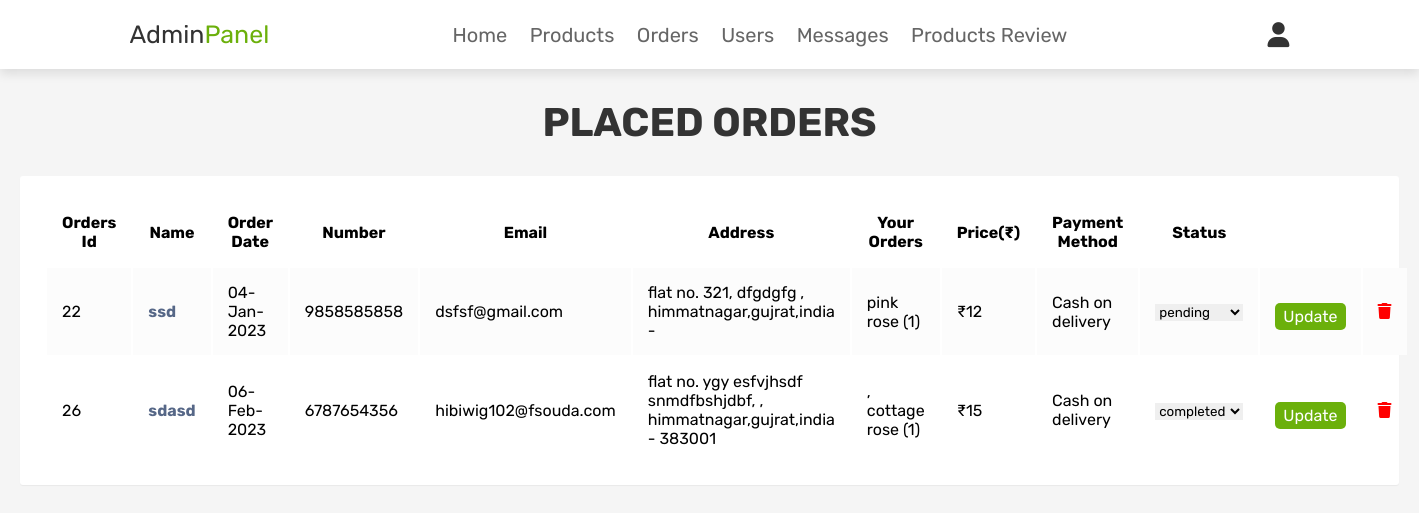
The page /admin_orders.php (signed in) on the database its author committed.
### tables this page shows
CREATE TABLE `tbl_orders` (
  `id` int(100) NOT NULL,
  `user_id` int(100) NOT NULL,
  `name` varchar(100) NOT NULL,
  `number` varchar(12) NOT NULL,
  `email` varchar(100) NOT NULL,
  `method` varchar(50) NOT NULL DEFAULT 'Cash on delivery',
  `address` varchar(500) NOT NULL,
  `total_products` varchar(1000) NOT NULL,
  `total_price` int(100) NOT NULL,
  `placed_on` varchar(50) NOT NULL,
  `payment_status` varchar(20) NOT NULL DEFAULT 'pending'
);

### admin_orders.php (the view, shortened to what this page needs)
<?php
@include 'config.php';
?>
<!DOCTYPE html>
<html lang="en">
<head>
   <link rel="stylesheet" href="https://cdnjs.cloudflare.com/ajax/libs/font-awesome/6.0.0/css/all.min.css">
   <link rel="stylesheet" href="css/admin_style.css">
</head>
<body>
   <?php @include 'admin_header.php'; ?>
   <section class="placed-orders">
      <h1 class="title">placed orders</h1>
      <div class="container-xl">
         <div class="table-responsive">
            <div class="table-wrapper">
               <table class="table table-striped table-hover">
                  <thead>
                     <tr>
                        <th>Orders Id</th>
                        <th>Name</th>
                        <th>Order Date</th>
                        <th>Number</th>
                        <th>Email</th>
                        <th>Address</th>
                        <th>Your Orders</th>
                        <th>Price(₹)</th>
                        <th>Payment Method</th>
                        <th>Status</th>
                     </tr>
                  </thead>
                  <tbody>
                     <?php
                     $select_orders = mysqli_query($conn, "SELECT * FROM tbl_orders ORDER BY payment_status = 'completed'") or die('query failed');
                     if (mysqli_num_rows($select_orders) > 0) {
                        while ($fetch_orders = mysqli_fetch_assoc($select_orders)) {
                     ?>
                           <tr>
                              <td><?php echo $fetch_orders['id']; ?></td>
                              <td><a><?php echo $fetch_orders['name']; ?></a></td>
                              <td><?php echo $fetch_orders['placed_on']; ?></td>
                              <td><?php echo $fetch_orders['number']; ?></td>
                              <td><?php echo $fetch_orders['email']; ?></td>
                              <td><?php echo $fetch_orders['address']; ?></td>
                              <td><?php echo $fetch_orders['total_products']; ?></td>
                              <td>₹<?php echo $fetch_orders['total_price']; ?></td>
                              <td><?php echo $fetch_orders['method']; ?></td>
                              <form action="" method="post">
                                 <td> <select name="update_payment">
                                       <option disabled selected><?php echo $fetch_orders['payment_status']; ?></option>
                                    </select></td>
                                 <td><input type="submit" name="update_order" value="update" class="option-btn" style="padding: 4px 8px;"></td>
                                 <td><a href="admin_orders.php?delete=<?php echo $fetch_orders['id']; ?>" onclick="return confirm('delete this order?');"><i class="fa fa-trash" style="color: red;" aria-hidden="true"></a></td>
                              </form>
                           </tr>
                     <?php
                        }
                     } else {
                        echo '<p class="empty">No Orders Placed Yet!</p>';
                     }
                     ?>
                  </tbody>
               </table>
            </div>
         </div>
      </div>
   </section>
</body>
</html>

### admin_style.css (style rules this page uses)
:root { --monsteradeliciosa: #6bb00b; --red: #ff1900; --black: #333; --white: #fff; --light-color: #666; --light-white: #ccc; --light-bg: #f5f5f5; --border: .2rem solid var(--black); --box-shadow: 0 .5rem 1rem rgba(0, 0, 0, .1); }
* { font-family: 'Rubik', sans-serif; margin: 0; padding: 0; box-sizing: border-box; outline: none; border: none; text-decoration: none; transition: all .2s linear; }
html { font-size: 62.5%; overflow-x: hidden; scroll-behavior: smooth; scroll-padding-top: 6.5rem; }
body { background: var(--light-bg); }
section { padding: 3rem 2rem; }
.title { text-align: center; margin-bottom: 2rem; color: var(--black); text-transform: uppercase; font-size: 4rem; }
.btn, .delete-btn, .option-btn { display: inline-block; border-radius: .5rem; margin-top: 1rem; font-size: 16px; color: var(--white); cursor: pointer; padding: 1rem 3rem; text-transform: capitalize; }
.option-btn { background-color: var(--monsteradeliciosa); }
:root { --main-color1: #eb4d4b; --text-color: #131e2c; }
.table-responsive { margin: 30px 0; }
.table-wrapper { min-width: 1000px; background: #fff; padding: 20px 25px; border-radius: 3px; box-shadow: 0 1px 1px rgba(0, 0, 0, .05); }
table.table tr th, table.table tr td { border-color: #e9e9e9; padding: 15px 15px; vertical-align: middle; font-size: medium; }
table.table tr th:last-child { width: 80px; }
table.table-striped tbody tr:nth-of-type(odd) { background-color: #fcfcfc; }
table.table td a { font-weight: bold; color: #566787; display: inline-block; text-decoration: none; }

### rows shown on the page
tbl_orders: id "22", name "ssd", placed_on "04-Jan-2023", number "9858585858", email "dsfsf@gmail.com", address "flat no. 321, dfgdgfg , himmatnagar,gujrat,india -", total_products "pink rose (1)", total_price "12", method "Cash on delivery", update_payment "pending"
tbl_orders: id "26", name "sdasd", placed_on "06-Feb-2023", number "6787654356", email "hibiwig102@fsouda.com", address "flat no. ygy esfvjhsdf snmdfbshjdbf, , himmatnagar,gujrat,india - 383001", total_products ", cottage rose (1)", total_price "15", method "Cash on delivery", update_payment "completed"
